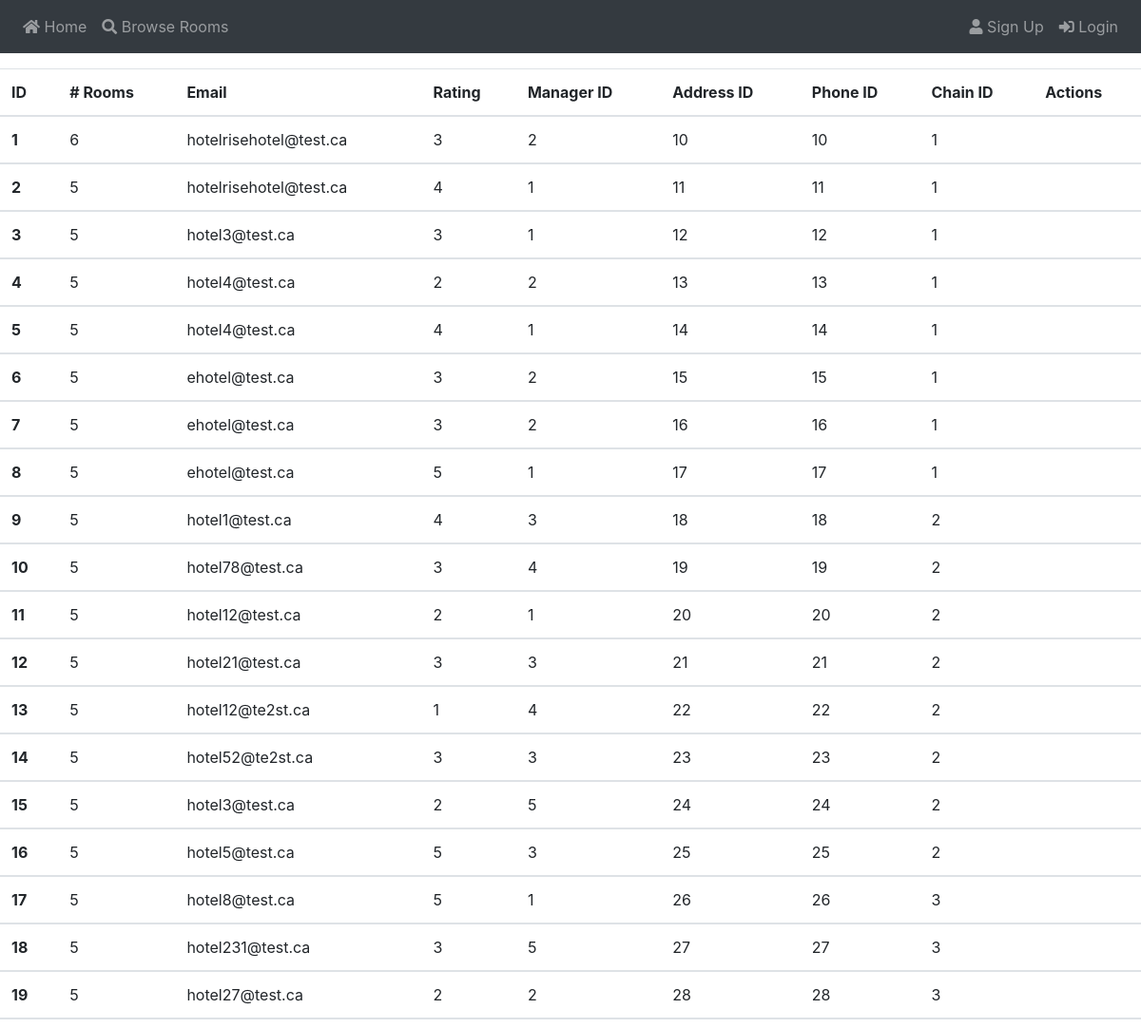
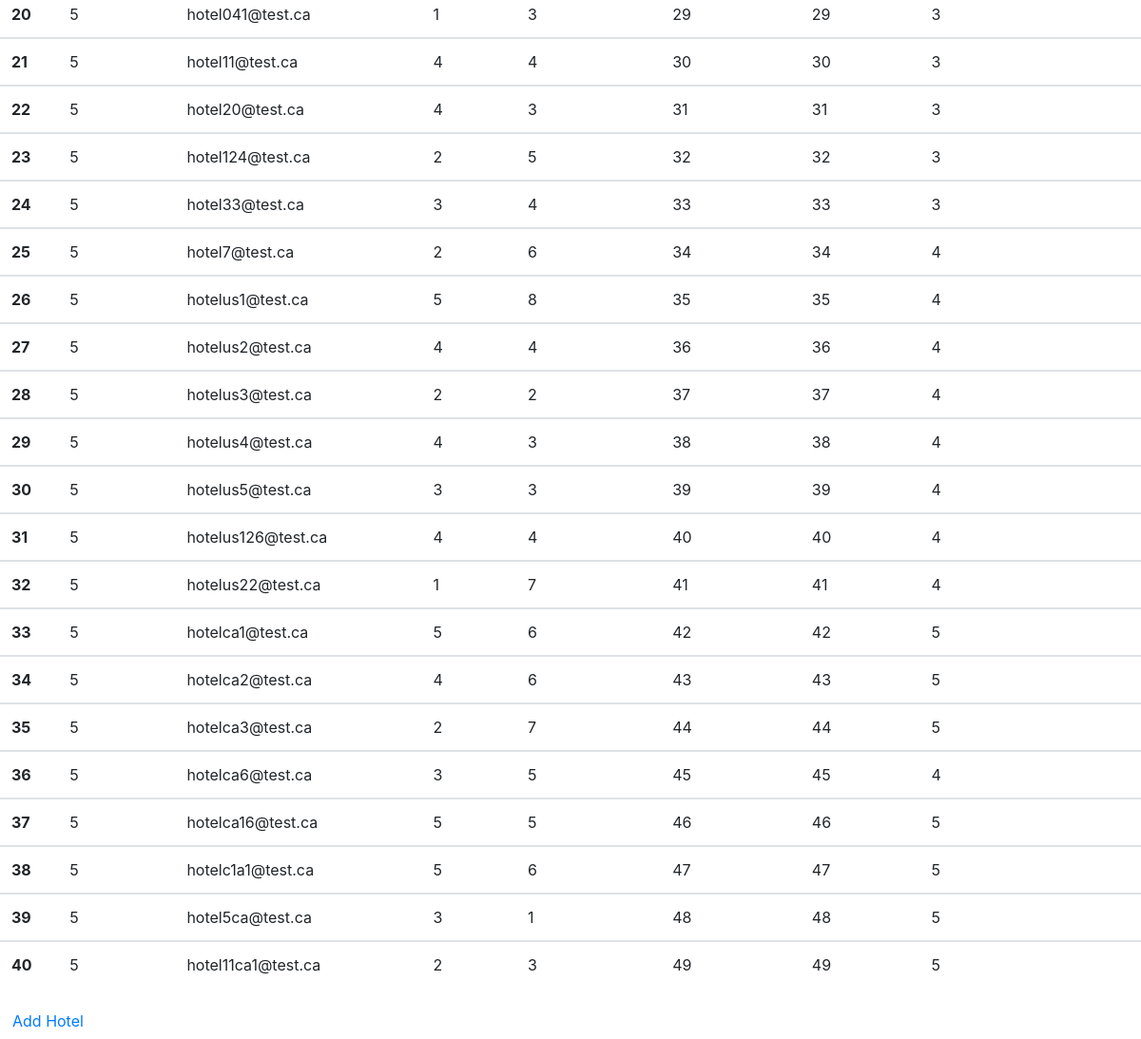
The app's page /view_hotels with its own data (2 pictures, top to bottom).
### app/models.py (models this page shows)
class Hotel(db.Model):
    id          = db.Column(db.Integer, primary_key = True)
    rooms_amt   = db.Column(db.Integer, nullable = False)
    rating      = db.Column(db.Integer, nullable = False)
    email       = db.Column(db.String(128), nullable = False)
    address     = db.Column(db.Integer, db.ForeignKey('addr.id'))
    phone       = db.Column(db.Integer, db.ForeignKey('phone.id'))
    manager     = db.Column(db.Integer, db.ForeignKey('user.id'))
    owned_by    = db.Column(db.Integer, db.ForeignKey('chain.id'))
    rooms       = db.relationship("Room", backref = 'hotel', lazy='dynamic')

### app/routes.py (the view)
@app.route("/view_hotels")
def view_hotels():
    hotels = Hotel.query.all()
    return render_template("view_hotels.html", hotels = hotels)

### app/templates/view_hotels.html (shortened to what this page needs)
{% extends "base.html" %}
{% block content %}
    <table class="table">
        <thead>
            <tr>
                <th scope="col">ID</th>
                <th scope="col"># Rooms</th>
                <th scope="col">Email</th>
                <th scope="col">Rating</th>
                <th scope="col">Manager ID</th>
                <th scope="col">Address ID</th>
                <th scope="col">Phone ID</th>
                <th scope="col">Chain ID</th>
                <th scope="col">Actions</th>
            </tr>
        </thead>
    {% for h in hotels %}
        <tbody>
            <tr>
                <th scope="row">{{ h.id }}</th>
                <td>{{ h.rooms_amt }}</td>
                <td>{{ h.email }}</td>
                <td>{{ h.rating }}</td>
                <td>{{ h.manager }}</td>
                <td>{{ h.address }}</td>
                <td>{{ h.phone }}</td>
                <td>{{ h.owned_by }}</td>
                <td>
                </td>
            </tr>
        </tbody>
    {% endfor %}
    </table>
    <a href="{{ url_for('add_hotel') }}" class="btn btn-green">Add Hotel</a>
{% endblock %}

### records on screen
Hotel: id "1", rooms_amt "6", email "hotelrisehotel@test.ca", rating "3", manager "2", address "10", phone "10", owned_by "1"
Hotel: id "2", rooms_amt "5", email "hotelrisehotel@test.ca", rating "4", manager "1", address "11", phone "11", owned_by "1"
Hotel: id "3", rooms_amt "5", email "hotel3@test.ca", rating "3", manager "1", address "12", phone "12", owned_by "1"
Hotel: id "4", rooms_amt "5", email "hotel4@test.ca", rating "2", manager "2", address "13", phone "13", owned_by "1"
Hotel: id "5", rooms_amt "5", email "hotel4@test.ca", rating "4", manager "1", address "14", phone "14", owned_by "1"
Hotel: id "6", rooms_amt "5", email "ehotel@test.ca", rating "3", manager "2", address "15", phone "15", owned_by "1"
Hotel: id "7", rooms_amt "5", email "ehotel@test.ca", rating "3", manager "2", address "16", phone "16", owned_by "1"
Hotel: id "8", rooms_amt "5", email "ehotel@test.ca", rating "5", manager "1", address "17", phone "17", owned_by "1"
Hotel: id "9", rooms_amt "5", email "hotel1@test.ca", rating "4", manager "3", address "18", phone "18", owned_by "2"
Hotel: id "10", rooms_amt "5", email "hotel78@test.ca", rating "3", manager "4", address "19", phone "19", owned_by "2"
Hotel: id "11", rooms_amt "5", email "hotel12@test.ca", rating "2", manager "1", address "20", phone "20", owned_by "2"
Hotel: id "12", rooms_amt "5", email "hotel21@test.ca", rating "3", manager "3", address "21", phone "21", owned_by "2"
Hotel: id "13", rooms_amt "5", email "hotel12@te2st.ca", rating "1", manager "4", address "22", phone "22", owned_by "2"
Hotel: id "14", rooms_amt "5", email "hotel52@te2st.ca", rating "3", manager "3", address "23", phone "23", owned_by "2"
Hotel: id "15", rooms_amt "5", email "hotel3@test.ca", rating "2", manager "5", address "24", phone "24", owned_by "2"
Hotel: id "16", rooms_amt "5", email "hotel5@test.ca", rating "5", manager "3", address "25", phone "25", owned_by "2"
Hotel: id "17", rooms_amt "5", email "hotel8@test.ca", rating "5", manager "1", address "26", phone "26", owned_by "3"
Hotel: id "18", rooms_amt "5", email "hotel231@test.ca", rating "3", manager "5", address "27", phone "27", owned_by "3"
Hotel: id "19", rooms_amt "5", email "hotel27@test.ca", rating "2", manager "2", address "28", phone "28", owned_by "3"
Hotel: id "20", rooms_amt "5", email "hotel041@test.ca", rating "1", manager "3", address "29", phone "29", owned_by "3"
Hotel: id "21", rooms_amt "5", email "hotel11@test.ca", rating "4", manager "4", address "30", phone "30", owned_by "3"
Hotel: id "22", rooms_amt "5", email "hotel20@test.ca", rating "4", manager "3", address "31", phone "31", owned_by "3"
Hotel: id "23", rooms_amt "5", email "hotel124@test.ca", rating "2", manager "5", address "32", phone "32", owned_by "3"
Hotel: id "24", rooms_amt "5", email "hotel33@test.ca", rating "3", manager "4", address "33", phone "33", owned_by "3"
Hotel: id "25", rooms_amt "5", email "hotel7@test.ca", rating "2", manager "6", address "34", phone "34", owned_by "4"
Hotel: id "26", rooms_amt "5", email "hotelus1@test.ca", rating "5", manager "8", address "35", phone "35", owned_by "4"
Hotel: id "27", rooms_amt "5", email "hotelus2@test.ca", rating "4", manager "4", address "36", phone "36", owned_by "4"
Hotel: id "28", rooms_amt "5", email "hotelus3@test.ca", rating "2", manager "2", address "37", phone "37", owned_by "4"
Hotel: id "29", rooms_amt "5", email "hotelus4@test.ca", rating "4", manager "3", address "38", phone "38", owned_by "4"
Hotel: id "30", rooms_amt "5", email "hotelus5@test.ca", rating "3", manager "3", address "39", phone "39", owned_by "4"
Hotel: id "31", rooms_amt "5", email "hotelus126@test.ca", rating "4", manager "4", address "40", phone "40", owned_by "4"
Hotel: id "32", rooms_amt "5", email "hotelus22@test.ca", rating "1", manager "7", address "41", phone "41", owned_by "4"
Hotel: id "33", rooms_amt "5", email "hotelca1@test.ca", rating "5", manager "6", address "42", phone "42", owned_by "5"
Hotel: id "34", rooms_amt "5", email "hotelca2@test.ca", rating "4", manager "6", address "43", phone "43", owned_by "5"
Hotel: id "35", rooms_amt "5", email "hotelca3@test.ca", rating "2", manager "7", address "44", phone "44", owned_by "5"
Hotel: id "36", rooms_amt "5", email "hotelca6@test.ca", rating "3", manager "5", address "45", phone "45", owned_by "4"
Hotel: id "37", rooms_amt "5", email "hotelca16@test.ca", rating "5", manager "5", address "46", phone "46", owned_by "5"
Hotel: id "38", rooms_amt "5", email "hotelc1a1@test.ca", rating "5", manager "6", address "47", phone "47", owned_by "5"
Hotel: id "39", rooms_amt "5", email "hotel5ca@test.ca", rating "3", manager "1", address "48", phone "48", owned_by "5"
Hotel: id "40", rooms_amt "5", email "hotel11ca1@test.ca", rating "2", manager "3", address "49", phone "49", owned_by "5"
